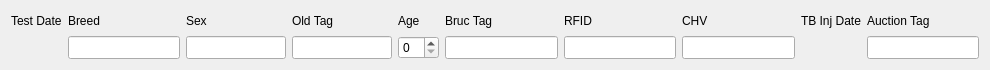
  <widget class="QWidget" name="layout15">
   <property name="geometry">
    <rect>
     <x>10</x>
     <y>150</y>
     <width>990</width>
     <height>70</height>
    </rect>
   </property>
   <layout class="QGridLayout">
    <item row="0" column="3">
     <widget class="QLabel" name="textLabel3_2_2_2">
      <property name="text">
       <string>Old Tag</string>
      </property>
      <property name="wordWrap">
       <bool>false</bool>
      </property>
     </widget>
    </item>
    <item row="1" column="1">
     <widget class="QLineEdit" name="breedEdit">
      <property name="maximumSize">
       <size>
        <width>200</width>
        <height>32767</height>
       </size>
      </property>
      <property name="inputMask">
       <string>NN; </string>
      </property>
      <property name="text">
       <string/>
      </property>
     </widget>
    </item>
    <item row="0" column="2">
     <widget class="QLabel" name="textLabel3_2_2">
      <property name="text">
       <string>Sex</string>
      </property>
      <property name="wordWrap">
       <bool>false</bool>
      </property>
     </widget>
    </item>
    <item row="0" column="8">
     <widget class="QLabel" name="textLabel1_5">
      <property name="text">
       <string>TB Inj Date</string>
      </property>
      <property name="wordWrap">
       <bool>false</bool>
      </property>
     </widget>
    </item>
    <item row="0" column="7">
     <widget class="QLabel" name="textLabel3_2_2_2_3_2">
      <property name="text">
       <string>CHV</string>
      </property>
      <property name="wordWrap">
       <bool>false</bool>
      </property>
     </widget>
    </item>
    <item row="1" column="0">
     <widget class="Q3DateEdit" name="testDateEdit">
      <property name="maximumSize">
       <size>
        <width>32767</width>
        <height>32767</height>
       </size>
      </property>
     </widget>
    </item>
    <item row="1" column="4">
     <widget class="QSpinBox" name="ageSpinBox">
      <property name="maximumSize">
       <size>
        <width>150</width>
        <height>32767</height>
       </size>
      </property>
     </widget>
    </item>
    <item row="0" column="1">
     <widget class="QLabel" name="textLabel3_2">
      <property name="text">
       <string>Breed</string>
      </property>
      <property name="wordWrap">
       <bool>false</bool>
      </property>
     </widget>
    </item>
    <item row="0" column="0">
     <widget class="QLabel" name="textLabel3">
      <property name="text">
       <string>Test Date</string>
      </property>
      <property name="wordWrap">
       <bool>false</bool>
      </property>
     </widget>
    </item>
    <item row="1" column="5">
     <widget class="QLineEdit" name="brucTagEdit">
      <property name="maximumSize">
       <size>
        <width>200</width>
        <height>32767</height>
       </size>
      </property>
      <property name="inputMask">
       <string>99AAA9999; </string>
      </property>
      <property name="text">
       <string/>
      </property>
     </widget>
    </item>
    <item row="1" column="2">
     <widget class="QLineEdit" name="sexEdit">
      <property name="maximumSize">
       <size>
        <width>100</width>
        <height>32767</height>
       </size>
      </property>
      <property name="inputMask">
       <string>A; </string>
      </property>
      <property name="text">
       <string/>
      </property>
     </widget>
    </item>
    <item row="0" column="9">
     <widget class="QLabel" name="textLabel3_2_2_2_3_2_2">
      <property name="text">
       <string>Auction Tag</string>
      </property>
      <property name="wordWrap">
       <bool>false</bool>
      </property>
     </widget>
    </item>
    <item row="0" column="6">
     <widget class="QLabel" name="textLabel1_4">
      <property name="text">
       <string>RFID</string>
      </property>
      <property name="wordWrap">
       <bool>false</bool>
      </property>
     </widget>
    </item>
    <item row="0" column="5">
     <widget class="QLabel" name="textLabel3_2_2_2_3">
      <property name="text">
       <string>Bruc Tag</string>
      </property>
      <property name="wordWrap">
       <bool>false</bool>
      </property>
     </widget>
    </item>
    <item row="1" column="6">
     <widget class="QLineEdit" name="rfid">
      <property name="maximumSize">
       <size>
        <width>200</width>
        <height>32767</height>
       </size>
      </property>
     </widget>
    </item>
    <item row="1" column="9">
     <widget class="QLineEdit" name="auctionTagEdit">
      <property name="maximumSize">
       <size>
        <width>200</width>
        <height>32767</height>
       </size>
      </property>
     </widget>
    </item>
    <item row="0" column="4">
     <widget class="QLabel" name="textLabel3_2_2_2_2">
      <property name="text">
       <string>Age</string>
      </property>
      <property name="wordWrap">
       <bool>false</bool>
      </property>
     </widget>
    </item>
    <item row="1" column="3">
     <widget class="QLineEdit" name="oldTagEdit">
      <property name="maximumSize">
       <size>
        <width>100</width>
        <height>32767</height>
       </size>
      </property>
      <property name="inputMask">
       <string/>
      </property>
      <property name="text">
       <string/>
      </property>
     </widget>
    </item>
    <item row="1" column="7">
     <widget class="QLineEdit" name="chvEdit">
      <property name="maximumSize">
       <size>
        <width>200</width>
        <height>32767</height>
       </size>
      </property>
      <property name="text">
       <string/>
      </property>
     </widget>
    </item>
    <item row="1" column="8">
     <widget class="Q3DateEdit" name="tbInjDate"/>
    </item>
   </layout>
  </widget>
